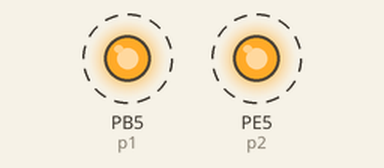
Bench run of a program on a simulated pyboard running MicroPython. On the bench: output pins drawn as LEDs (lit = HIGH). Dashed ring = blinking. What the program prints to the serial console is not drawn.

Above: at 0.1 s.
Timing chart, 0 to 3.0 s (numbered marks = the images above):
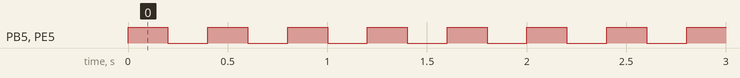

The program:

base.py
```python
from pyb import LED
import time
import gc
from machine import Pin

#led = LED(1) # 1=red, 2=green, 3=yellow, 4=blue
#led_d = LED(2)
#p1=Pin("D5",Pin.Out)
p1=Pin("PB5",Pin.OUT) #red
p2=Pin("PE5",Pin.OUT) # green
#led.toggle()
#led.on()
#led.off()

key = Pin("PA0",Pin.IN,Pin.PULL_DOWN)

while True:
    #led.toggle()
    #led_d.toggle()
    p1.value(not p1.value())
    p2.value(not p2.value())
    time.sleep_ms(200)
    #print(gc.mem_free())
    print(key.value())


    
```

Measured:
- by itself, PB5 (p1), PE5 (p2): alternates HIGH for 0.20 s and LOW for 0.20 s
